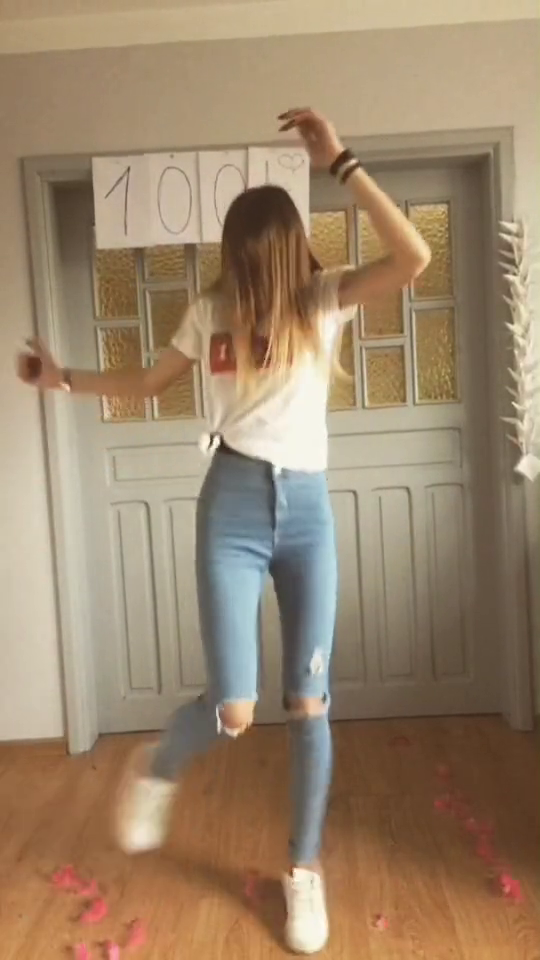
#> input picture images/0_00360.png, 540 x 960 px
$ python -i segmentation_pipeline.py   (imports and definitions only)
#> lines starting #> are read from the running program, lines starting #| are printed output that depends on the picture; after the words box and inside, x2 and y2 are one past the last pixel; in counts of white or black regions, pixels touching at a corner belong together
#> further down, picture is the input picture: shape (960, 540, 3); mean B, G, R 107.4, 133.3, 155.6
#!/usr/bin/env python3
# -*- coding: utf-8 -*-
"""
=============================================================================
  Segmentation Pipeline — Full Body TikTok Dataset
=============================================================================
  3 Methods:
    1. FastSAM  (YOLO-based fast SAM — literature)
    2. Otsu Thresholding               (literature)
    3. GrabCut + Morphological Refine   (own method)
=============================================================================
"""

import os, sys, csv, time, random, warnings
from pathlib import Path

import cv2
import numpy as np
import matplotlib
# [1 line not run here, left out]
import matplotlib.pyplot as plt

# [1 line not run here, left out]

# ═══════════════════════════════════════════════════════════════════════════
# CONFIG
# ═══════════════════════════════════════════════════════════════════════════
BASE_DIR   = Path(r"d:\segmentation_full_body_tik_tok_2615_img")
IMG_DIR    = BASE_DIR / "images"
MASK_DIR   = BASE_DIR / "masks"
RESULT_DIR = BASE_DIR / "results"
# [1 line not run here, left out]

N_SAM     = 15
N_CLASSIC = 80
N_VISUAL  = 5

SEED = 42
# [1 line not run here, left out]
METRIC_NAMES = ["IoU", "Dice", "Precision", "Recall", "Accuracy"]

# ═══════════════════════════════════════════════════════════════════════════
# HELPERS
# ═══════════════════════════════════════════════════════════════════════════
# [6 lines left out: function progress, not called in this run]

def list_pairs():
    names = sorted(os.listdir(IMG_DIR))
    return [(IMG_DIR/n, MASK_DIR/n) for n in names if (MASK_DIR/n).exists()]

def load_bgr(p):
    return cv2.imread(str(p), cv2.IMREAD_COLOR)

# [4 lines left out: function load_mask, not called in this run]

def keep_largest(b):
    n, labels, stats, _ = cv2.connectedComponentsWithStats(b.astype(np.uint8), 8)
    if n <= 1: return b
    return (labels == (1 + np.argmax(stats[1:, cv2.CC_STAT_AREA]))).astype(np.uint8)

# [52 lines left out: functions fill_holes, metrics, run_fastsam, not called in this run]

# ═══════════════════════════════════════════════════════════════════════════
# METHOD 2 — Otsu Thresholding
# ═══════════════════════════════════════════════════════════════════════════
def otsu_seg(img):
    gray = cv2.cvtColor(img, cv2.COLOR_BGR2GRAY)
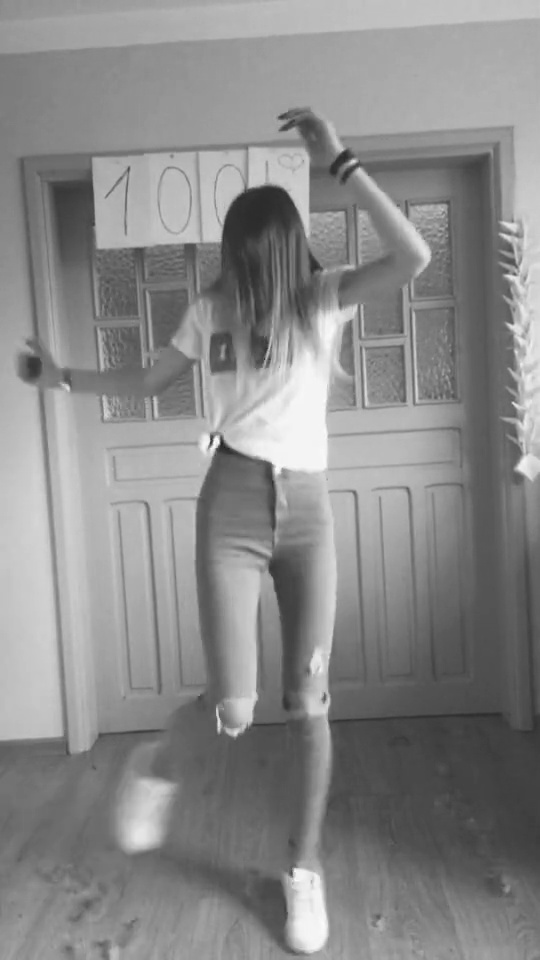
#> gray: shape (960, 540); min 31, max 252, mean 137
    blur = cv2.GaussianBlur(gray, (7,7), 0)
    _, bn = cv2.threshold(blur, 0, 1, cv2.THRESH_BINARY_INV + cv2.THRESH_OTSU)
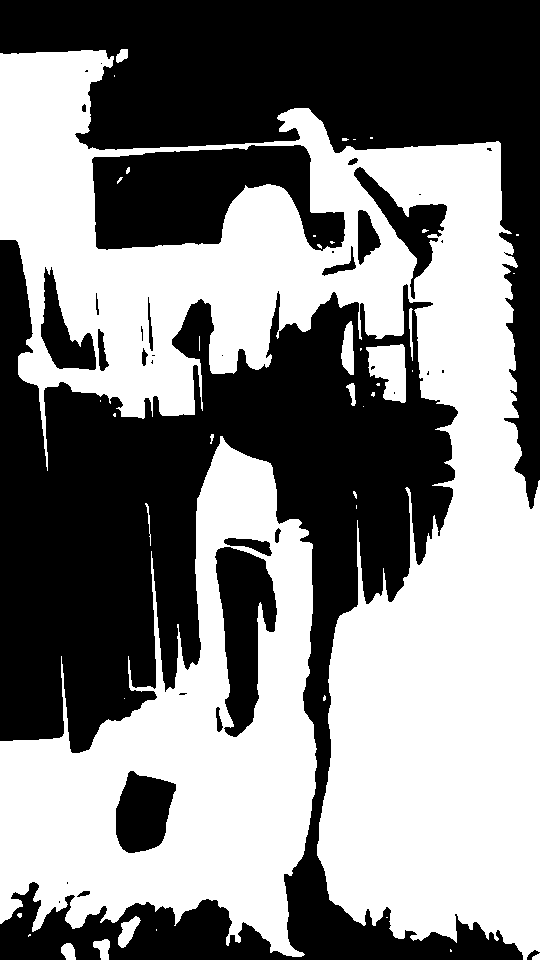
#> bn: shape (960, 540); values 0 (black) and 1 (white), 51% white; 37 black regions (17 under 20 px), largest, box (x1, y1, x2, y2) and area: (0, 240, 523, 960) 139354, (0, 0, 540, 509) 78680, (92, 145, 345, 251) 17498
    k = cv2.getStructuringElement(cv2.MORPH_ELLIPSE, (15,15))
    bn = cv2.morphologyEx(bn, cv2.MORPH_CLOSE, k, iterations=2)
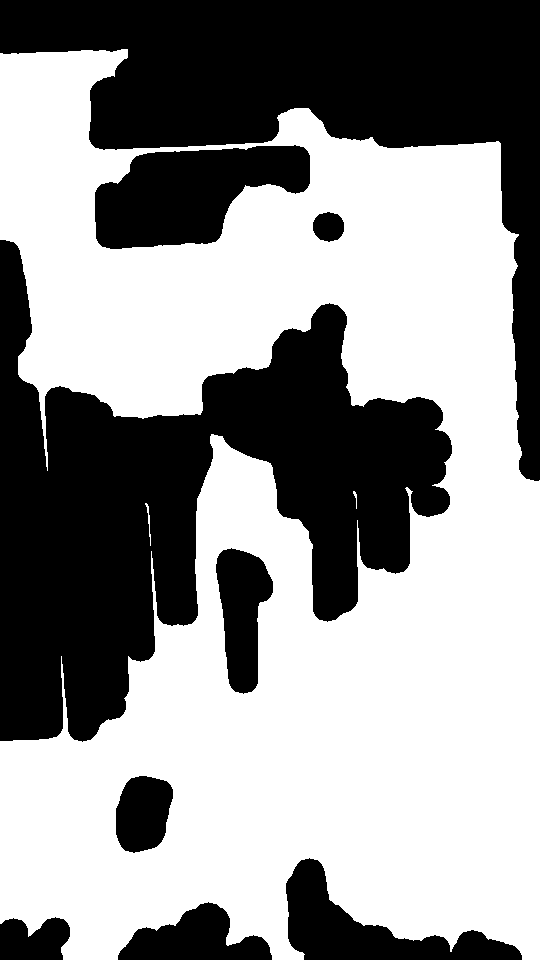
#> bn: shape (960, 540); values 0 (black) and 1 (white), 58% white; 9 black regions, largest, box (x1, y1, x2, y2) and area: (0, 240, 452, 742) 100492, (0, 0, 540, 481) 76648, (95, 145, 310, 249) 14673
    bn = cv2.morphologyEx(bn, cv2.MORPH_OPEN, k, iterations=1)
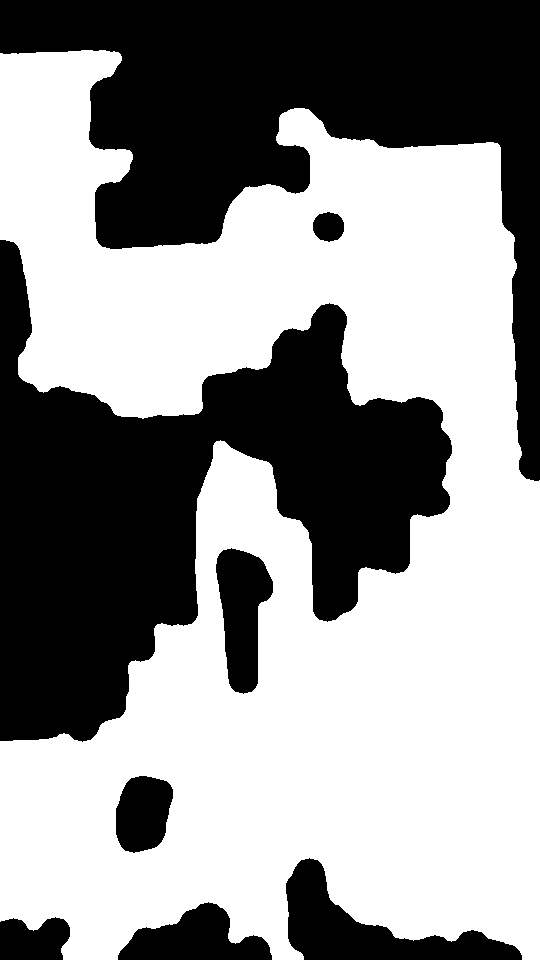
#> bn: shape (960, 540); values 0 (black) and 1 (white), 57.5% white; 8 black regions, largest, box (x1, y1, x2, y2) and area: (0, 240, 452, 742) 101896, (0, 0, 540, 481) 92238, (286, 858, 522, 960) 9079
    return keep_largest(bn)
#> in keep_largest, `n, labels, stats, _ = cv2.connectedComponentsWithStats(b.astype(np.uin..`: n = 2; stats = [[0, 0, 540, 960, 220453], [0, 50, 540, 910, 297947]]

# [54 lines left out: functions run_otsu, grabcut_seg, run_grabcut, not called in this run]

# ═══════════════════════════════════════════════════════════════════════════
# OUTPUT
# ═══════════════════════════════════════════════════════════════════════════
def agg(results):
    return {m: {"mean": np.mean([r[m] for r in results]),
                "std":  np.std([r[m] for r in results])} for m in METRIC_NAMES}

# [179 lines left out: functions save_csv, print_table, plot_bar, plot_visual, write_report, main, not called in this run]

# [2 lines not run here, left out]

>>> import cv2
>>> picture = cv2.imread('images/0_00360.png')
>>> result = otsu_seg(picture)

$ run again, on images/126_00090.png
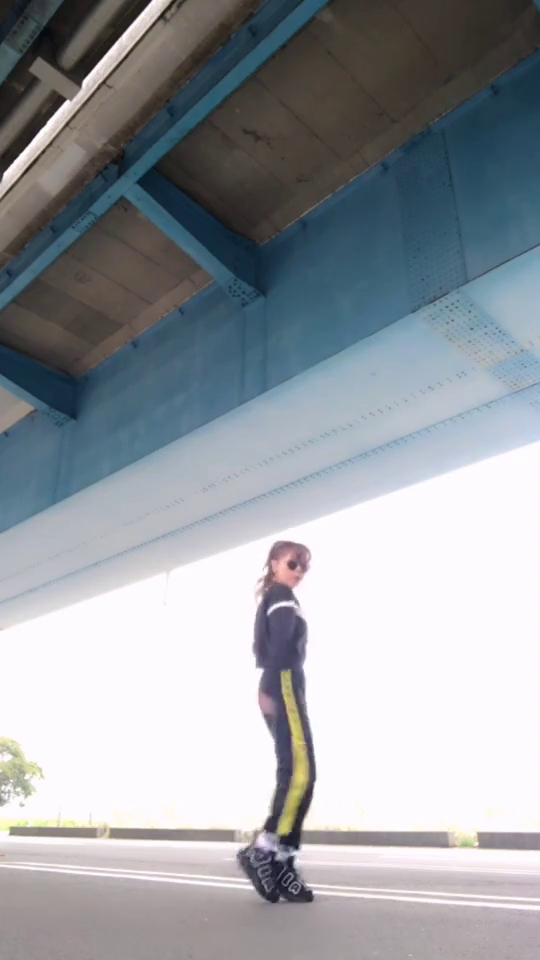
#> input picture images/126_00090.png, 540 x 960 px
#> picture is the input picture: shape (960, 540, 3); mean B, G, R 162, 156.5, 152.3
#> in keep_largest, `n, labels, stats, _ = cv2.connectedComponentsWithStats(b.astype(np.uin..`:
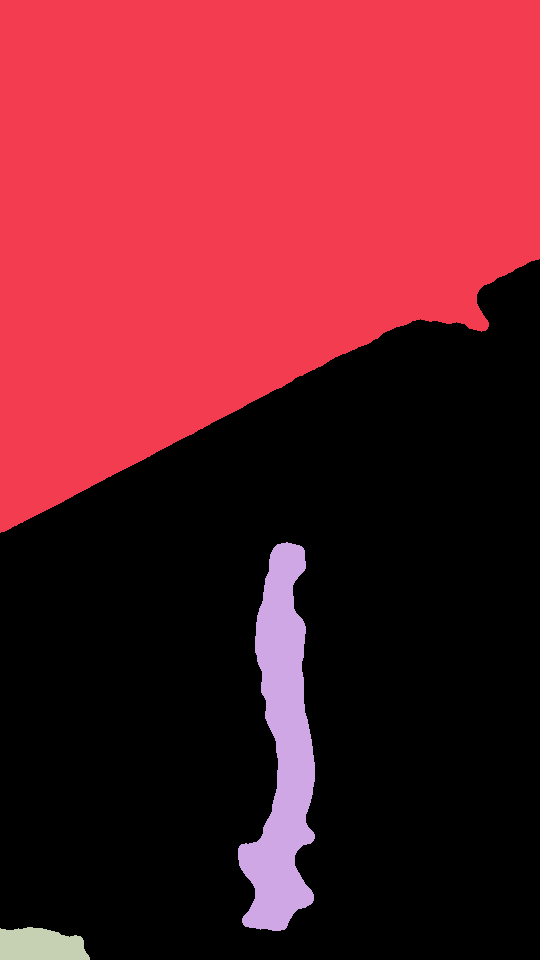
#> labels: shape (960, 540) int32; 4 distinct labels, from 0 to 3; one colour per label, 0 black
#> n = 4; stats = [[0, 259, 540, 701, 285102], [0, 0, 540, 533, 214227], [238, 542, 77, 389, 16601], [0, 927, 90, 33, 2470]]
#> in keep_largest, `return (labels == (1 + np.argmax(stats[1:, cv2.CC_STAT_AREA]))).astype..`:
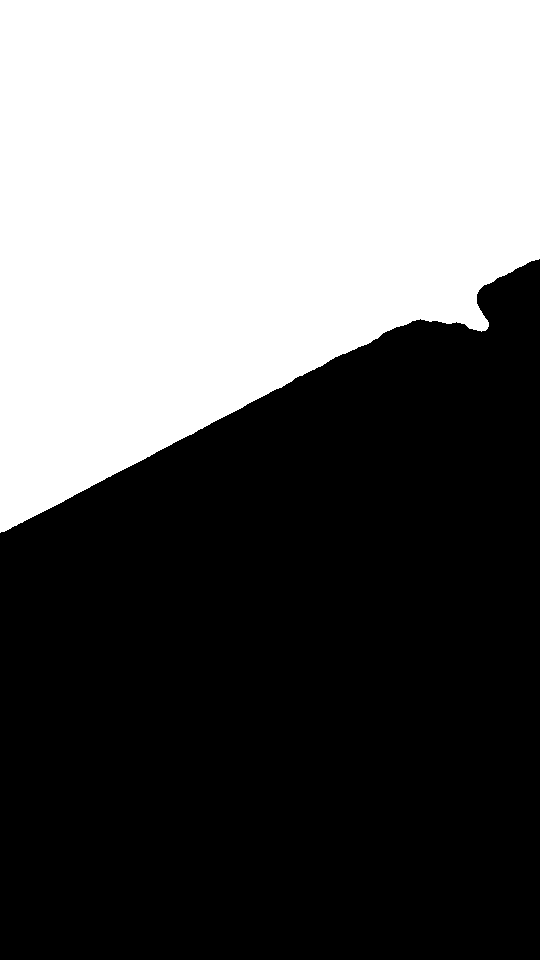
#> returned value: shape (960, 540); values 0 (black) and 1 (white), 41.3% white; 1 white region, box (x1, y1, x2, y2) and area: (0, 0, 540, 533) 214227

$ run again, on images/133_00030.png
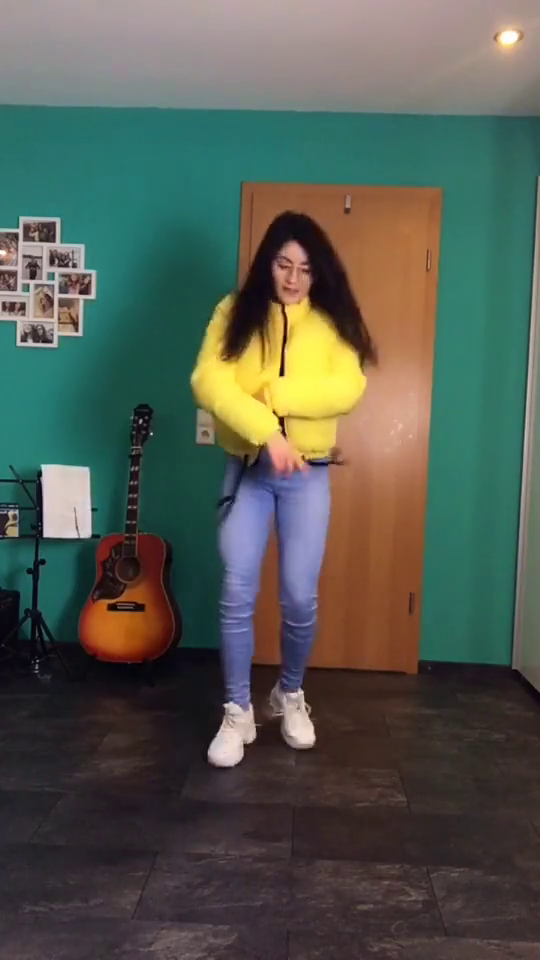
#> input picture images/133_00030.png, 540 x 960 px
#> picture is the input picture: shape (960, 540, 3); mean B, G, R 81.1, 90.7, 84.2
#> in otsu_seg, `gray = cv2.cvtColor(img, cv2.COLOR_BGR2GRAY)`:
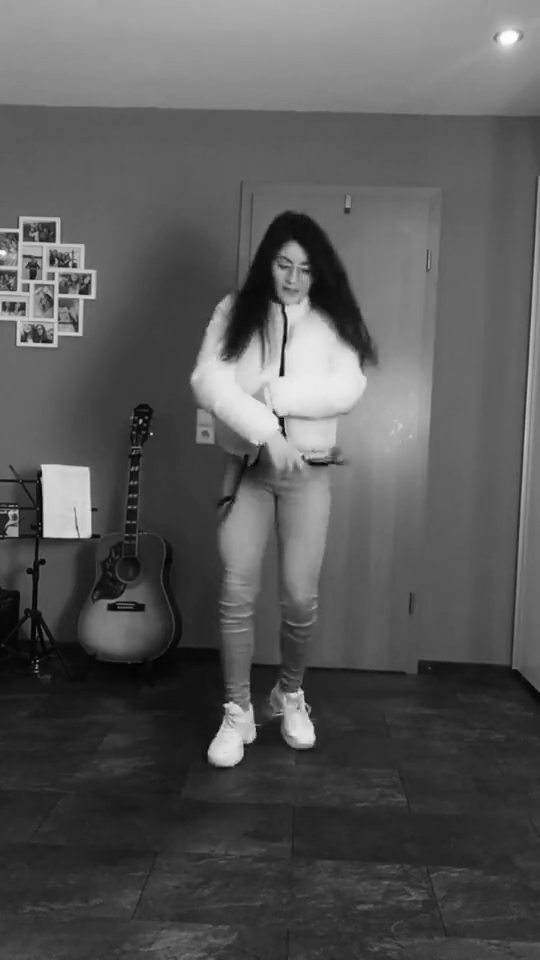
#> gray: shape (960, 540); min 0, max 255, mean 87.7
#> in otsu_seg, `bn = cv2.morphologyEx(bn, cv2.MORPH_OPEN, k, iterations=1)`:
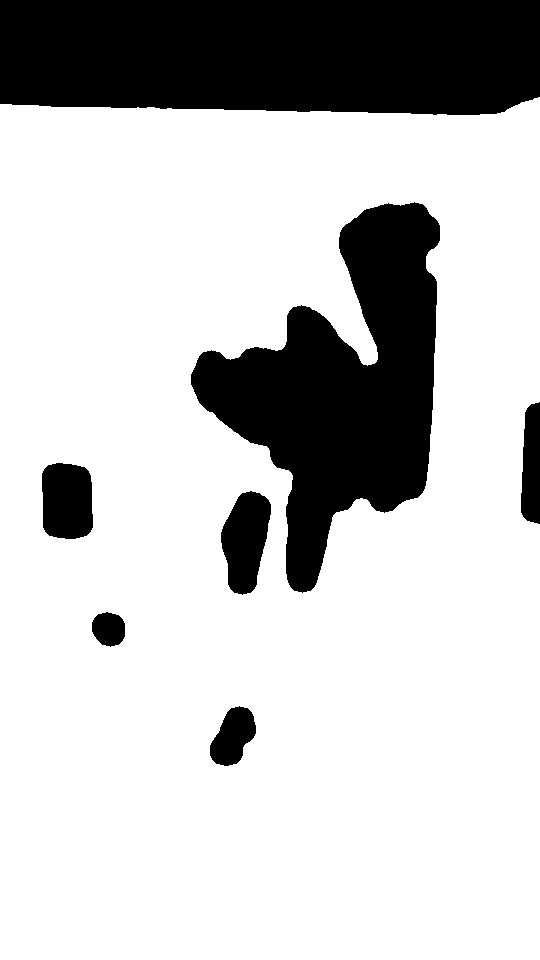
#> bn: shape (960, 540); values 0 (black) and 1 (white), 77.4% white; 7 black regions, largest, box (x1, y1, x2, y2) and area: (0, 0, 540, 115) 59224, (191, 202, 440, 593) 46255, (221, 491, 271, 595) 3616
#> n = 2; stats = [[0, 0, 540, 766, 117263], [0, 97, 540, 863, 401137]]

$ run again, on images/151_00060.png
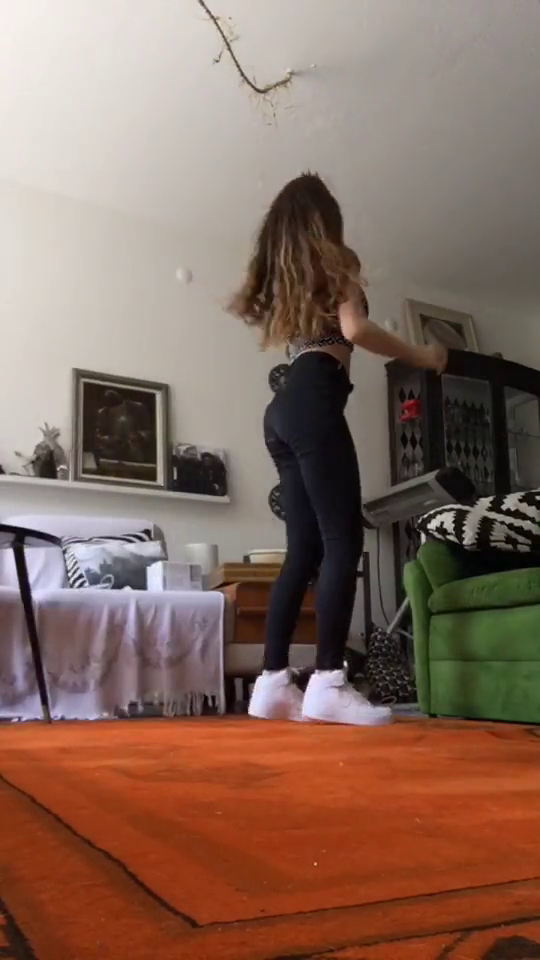
#> input picture images/151_00060.png, 540 x 960 px
#> picture is the input picture: shape (960, 540, 3); mean B, G, R 94.4, 107.2, 134.4
#> in keep_largest, `n, labels, stats, _ = cv2.connectedComponentsWithStats(b.astype(np.uin..`:
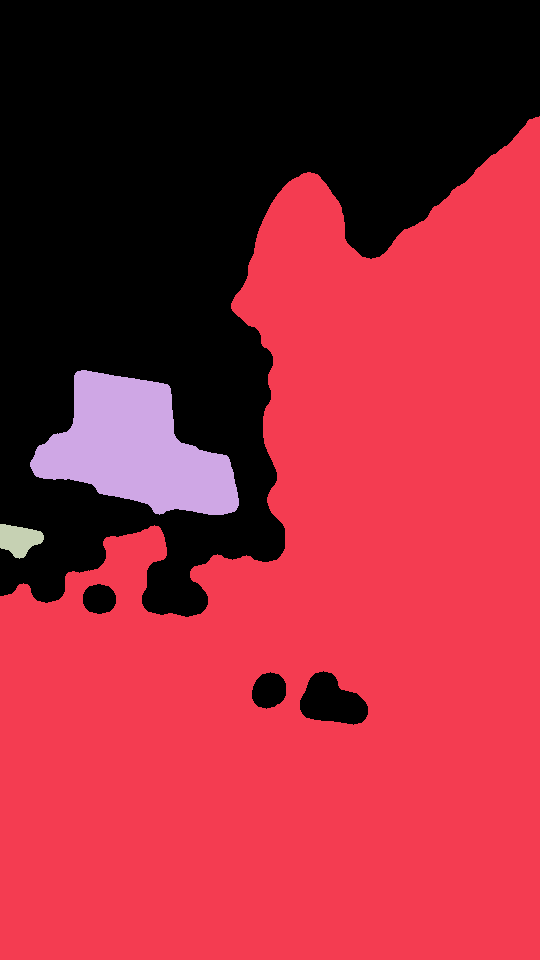
#> labels: shape (960, 540) int32; 4 distinct labels, from 0 to 3; one colour per label, 0 black
#> n = 4; stats = [[0, 0, 540, 725, 190568], [0, 116, 540, 844, 309174], [30, 370, 209, 145, 17642], [0, 524, 44, 35, 1016]]
#> in keep_largest, `return (labels == (1 + np.argmax(stats[1:, cv2.CC_STAT_AREA]))).astype..`:
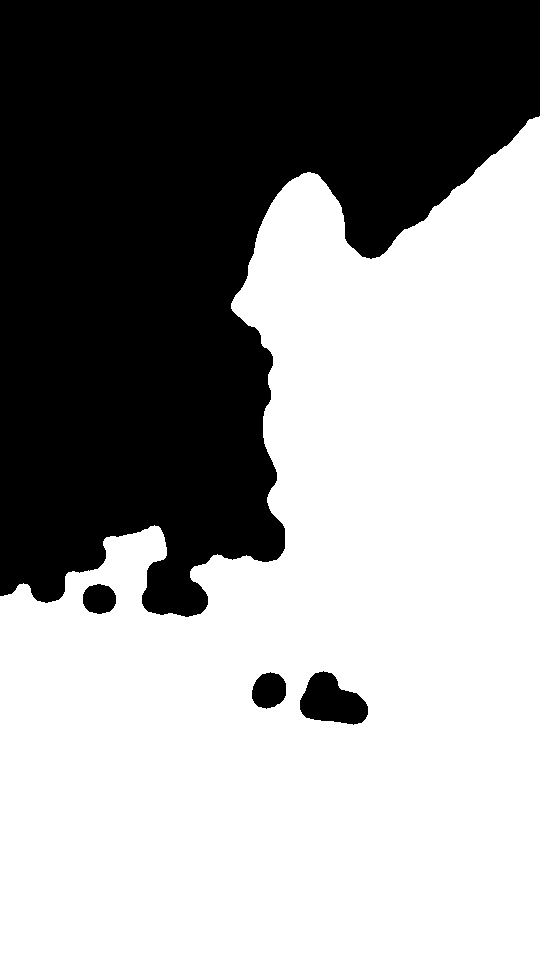
#> returned value: shape (960, 540); values 0 (black) and 1 (white), 59.6% white; 4 black regions, box (x1, y1, x2, y2) and area: (0, 0, 540, 617) 205062, (300, 671, 368, 725) 2409, (252, 672, 286, 709) 966, (83, 584, 116, 614) 789
